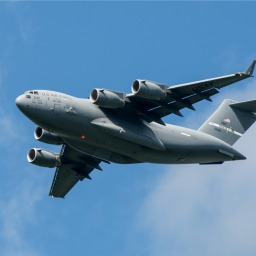
#> input picture cap8/images/plane_256x256.jpg, 256 x 256 px
$ jupyter execute --allow-errors cap8.ipynb
#> lines starting #> are read from the running program, lines starting #| are printed output that depends on the picture; after the words box and inside, x2 and y2 are one past the last pixel; in counts of white or black regions, pixels touching at a corner belong together
[cell 1]
import cv2
cv2.__version__

# 8.1

[cell 2]
# Load library
import cv2
import numpy as np
from matplotlib import pyplot as plt

# Load image as grayscale
image = cv2.imread('images/plane.jpg', cv2.IMREAD_GRAYSCALE)

#> (a cell that did not finish here is left out)

[cell 4]
# Show data type
type(image)

[cell 5]
# Show image data
image

#> (a cell that did not finish here is left out)

#> (a cell that did not finish here is left out)

[cell 8]
# Load image in color
image_bgr = cv2.imread('images/plane.jpg', cv2.IMREAD_COLOR)

# Show pixel
#> (the rest of this cell did not finish here and is left out)

#> (a cell that did not finish here is left out)

# 8.2

[cell 10]
# Load libraries
import cv2
import numpy as np
from matplotlib import pyplot as plt

# Load image as grayscale
image = cv2.imread('images/plane.jpg', cv2.IMREAD_GRAYSCALE)

# Sabe image
cv2.imwrite('images/plane_new.jpg', image)
#> Out = True

# 8.3

[cell 11]
# Load libraries
import cv2
import numpy as np
from matplotlib import pyplot as plt

# Load image as grayscale
image = cv2.imread('images/plane_256x256.jpg', cv2.IMREAD_GRAYSCALE)
#> image: shape (256, 256); min 0, max 252, mean 124.4

# Resize image to 50 pixels by 50 pixels
image_50x50 = cv2.resize(image, (50,50))

# View image
plt.imshow(image_50x50, cmap='gray'), plt.axis('off')
plt.show()

# 8.4

[cell 12]
# Load libraries
import cv2
import numpy as np
from matplotlib import pyplot as plt

# Load image in grayscale
image = cv2.imread('images/plane_256x256.jpg', cv2.IMREAD_GRAYSCALE)

# Select first half of the columns and all rows
image_cropped = image[:,:128]

# Show image
plt.imshow(image_cropped, cmap='gray'), plt.axis('off')
plt.show()

# 8.5

[cell 13]
# Load libraries
import cv2
import numpy as np
from matplotlib import pyplot as plt

# Load image as grayscale
image = cv2.imread('images/plane_256x256.jpg', cv2.IMREAD_GRAYSCALE)

# Blur image
image_blurry = cv2.blur(image, (5,5))

# Show image
plt.imshow(image_blurry, cmap='gray'), plt.axis('off')
plt.show()

[cell 14]
# Blur image
image_very_blurry = cv2.blur(image, (100,100))

# Show image
plt.imshow(image_very_blurry, cmap='gray'), plt.xticks([]), plt.yticks([])
plt.show()

[cell 15]
# Create kernel
kernel = np.ones((5,5)) / 25.0

# Show kernel
kernel

[cell 16]
# Apply kernel
image_kernel = cv2.filter2D(image, -1, kernel)

# Show image
plt.imshow(image_kernel, cmap='gray'), plt.xticks([]), plt.yticks([])
plt.show()

# 8.6

[cell 17]
# Load libraries
import cv2
import numpy as np
from matplotlib import pyplot as plt

# Load image as grayscale
image = cv2.imread('images/plane_256x256.jpg', cv2.IMREAD_GRAYSCALE)

# Create kernel
kernel = np.array(
    [
        [0, -1, 0],
        [-1, 5, -1],
        [0, -1, 0]
    ]
)

# Sharpen image
image_sharp = cv2.filter2D(image, -1, kernel)

# Show image
plt.imshow(image_sharp, cmap='gray'), plt.axis('off')
plt.show()

# 8.7

[cell 18]
# Load libraries
import cv2
import numpy as np
from matplotlib import pyplot as plt

# Load image
image = cv2.imread('images/plane_256x256.jpg', cv2.IMREAD_GRAYSCALE)

# Enhance image
image_enhanced = cv2.equalizeHist(image)
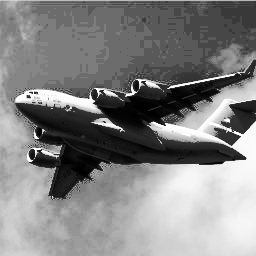
#> image_enhanced: shape (256, 256); min 0, max 255, mean 130.8

# Show image
plt.imshow(image_sharp, cmap='gray'), plt.axis('off')
plt.show()

[cell 19]
# Load image
image_bgr = cv2.imread('images/plane.jpg')

# Convert to YUV
#> (the rest of this cell did not finish here and is left out)

# 8.8

[cell 20]
# Load libraries
import cv2
import numpy as np
from matplotlib import pyplot as plt

# Load image
image_bgr = cv2.imread('images/plane_256x256.jpg')
#> image_bgr is the input picture: shape (256, 256, 3); mean B, G, R 169, 133.1, 90.5

# Convert BGR to HSV
image_hsv = cv2.cvtColor(image_bgr, cv2.COLOR_BGR2HSV)
#> image_hsv: shape (256, 256, 3); mean H, S, V 102.7, 121.2, 169.1

# Define range of blue values in HSV
lower_blue = np.array([50,100,50])
upper_blue = np.array([130,255,255])

# Create mask
mask = cv2.inRange(image_hsv, lower_blue, upper_blue)
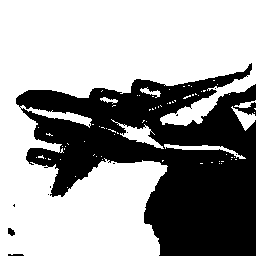
#> mask: shape (256, 256); 62.1% white; 11 black regions (8 under 20 px), largest, box (x1, y1, x2, y2) and area: (16, 63, 256, 256) 24724, (8, 228, 15, 236) 40, (8, 254, 24, 256) 29

# Mask image
image_bgr_masked = cv2.bitwise_and(image_bgr, image_bgr, mask=mask)

# Convert BGR to RGB
image_rgb = cv2.cvtColor(image_bgr_masked, cv2.COLOR_BGR2RGB)

# Show image
plt.imshow(image_rgb), plt.axis('off')
plt.show()

[cell 21]
# Show image
plt.imshow(mask), plt.axis('off')
plt.show()

# 8.9

[cell 22]
# Load libraries
import cv2
import numpy as np
from matplotlib import pyplot as plt

# Load image
image_grey = cv2.imread('images/plane_256x256.jpg', cv2.IMREAD_GRAYSCALE)

# Apply adaptive thresholding
max_output_value = 255
neighborhood_size = 99
subtract_from_mean = 10
image_binarized = cv2.adaptiveThreshold(
    image_grey, max_output_value, cv2.ADAPTIVE_THRESH_GAUSSIAN_C, cv2.THRESH_BINARY,
    neighborhood_size, subtract_from_mean
)
#> image_binarized: shape (256, 256); 82.6% white; 30 black regions (25 under 20 px), largest, box (x1, y1, x2, y2) and area: (16, 103, 247, 199) 6983, (91, 60, 256, 135) 3437, (221, 100, 256, 134) 652, (214, 128, 241, 146) 201, (133, 80, 139, 91) 50

# Show image
plt.imshow(image_binarized, cmap='gray'), plt.axis('off')
plt.show()

[cell 23]
# Apply cv2.ADAPTIVE_THRESH_MEAN_C
image_mean_threshold = cv2.adaptiveThreshold(
    image_grey, max_output_value, cv2.ADAPTIVE_THRESH_MEAN_C, cv2.THRESH_BINARY,
    neighborhood_size, subtract_from_mean
)
#> image_mean_threshold: shape (256, 256); 81.3% white; 21 black regions (16 under 20 px), largest, box (x1, y1, x2, y2) and area: (16, 60, 256, 199) 11273, (228, 100, 256, 134) 648, (215, 128, 241, 146) 197, (40, 1, 59, 3) 21, (159, 85, 165, 90) 20

# Show image
plt.imshow(image_mean_threshold, cmap='gray'), plt.axis('off')
plt.show()

# 8.10

[cell 24]
# Load libraries
import cv2
import numpy as np
from matplotlib import pyplot as plt

# Load image
image_bgr = cv2.imread('images/plane_256x256.jpg')
image_rgb = cv2.cvtColor(image_bgr, cv2.COLOR_BGR2RGB)

# Rectangle values: start x, start y, width, height
rectangle = (0, 56, 256, 150)

# Create initial mask
mask = np.zeros(image_rgb.shape[:2], np.uint8)

# Create temporary arrays used by grabCut
bgdModel = np.zeros((1, 65), np.float64)
fgdModel = np.zeros((1, 65), np.float64)

# Run grabCut
cv2.grabCut(
    image_rgb, # Our image
    mask, # The Mask
    rectangle, # Our rectangle
    bgdModel, # Temporary array for background
    fgdModel, # Temporary array for background
    5, # Number of iterations
    cv2.GC_INIT_WITH_RECT # Initiative using our rectangle
)

# Create mask where sure and likely backgrounds set to 0, otherwise 1
mask_2 = np.where((mask == 2) | (mask == 0), 0, 1).astype('uint8')

# Multiply image with new mask to subtract background
image_rgb_nobg = image_rgb * mask_2[:, :, np.newaxis]

# Show image
plt.imshow(image_rgb_nobg), plt.axis('off')
plt.show()

[cell 25]
# Show mask
plt.imshow(mask, cmap='gray'), plt.axis('off')
plt.show()

[cell 26]
# Show mask
plt.imshow(mask_2, cmap='gray'), plt.axis('off')
plt.show()

# 8.11

[cell 27]
# Load libraries
import cv2
import numpy as np
from matplotlib import pyplot as plt

# Load image
image_gray = cv2.imread('images/plane_256x256.jpg', cv2.IMREAD_GRAYSCALE)

# Calculate median intensity
median_intensity = np.median(image_gray)
#> median_intensity = 132

# Set thresholds to be one standard deviation above and below median intensity
lower_threshold = int(max(0, (1.0 - 0.33) * median_intensity))
#> lower_threshold = 88
upper_threshold = int(min(255, (1.0 + 0.33) * median_intensity))
#> upper_threshold = 175

# Apply canny edge detector
image_canny = cv2.Canny(image_gray, lower_threshold, upper_threshold)
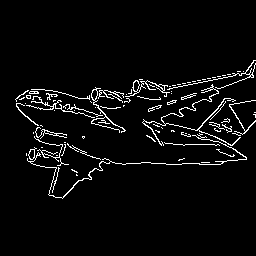
#> image_canny: shape (256, 256); 4.3% white in thin lines or dots, all inside (x1, y1, x2, y2) = (15, 60, 256, 199)

# Show image
plt.imshow(image_canny, cmap='gray'), plt.axis('off')
plt.show()

# 8.12

[cell 28]
# Load libraries
import cv2
import numpy as np
from matplotlib import pyplot as plt

# Load as grayscale
image_bgr = cv2.imread('images/plane_256x256.jpg')
image_gray = cv2.cvtColor(image_bgr, cv2.COLOR_BGR2GRAY)
image_gray = np.float32(image_gray)

# Set corner detector parameters
block_size = 2
aperture = 29
free_parameter = 0.04

# Detect corners
detector_responses = cv2.cornerHarris(image_gray, block_size, aperture, free_parameter)
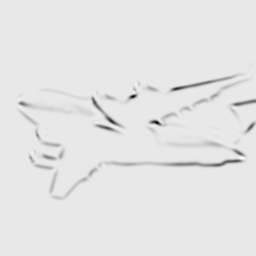
#> detector_responses: shape (256, 256) float32; min -2.98e+36, max 2.81e+35, mean -inf; drawn with min black and max white

# Large corner markers
detector_responses = cv2.dilate(detector_responses, None)

# Only keep detector responses greater than threshold, mark as white
threshold = 0.02
image_bgr[
    detector_responses > threshold * detector_responses.max()
] = [255,255,255]
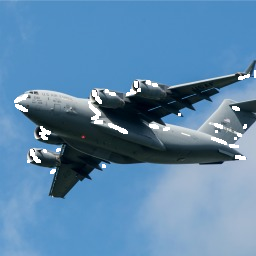
#> image_bgr: shape (256, 256, 3); 1.88% of pixels changed, all inside (x1, y1, x2, y2) = (14, 70, 256, 174)

# Convert to grayscale
image_gray = cv2.cvtColor(image_bgr, cv2.COLOR_BGR2GRAY)

# Show image
plt.imshow(image_gray, cmap='gray'), plt.axis('off')
plt.show()

[cell 29]
# Show potential corners
plt.imshow(detector_responses, cmap='gray'), plt.axis('off')
plt.show()

[cell 30]
# Load images
image_bgr = cv2.imread('images/plane_256x256.jpg')
image_gray = cv2.cvtColor(image_bgr, cv2.COLOR_BGR2GRAY)

# Number of corners to detect
corners_to_detect = 10
minimum_quality_score = 0.05
minimum_distance = 25

# Detect corners
corners = cv2.goodFeaturesToTrack(image_gray, corners_to_detect, minimum_quality_score, minimum_distance)
#> corners = [[31, 160], [100, 91], [164, 124], [245, 158], [144, 81], [33, 92], [229, 105], [43, 129], [120, 131], [55, 167]]
corners = np.float32(corners)

# Draw white circle at each corner
for corner in corners:
    x, y = corner[0]
    cv2.circle(image_bgr, (int(x),int(y)), 10, (255,255,255), -1)
#> this loop made 10 passes
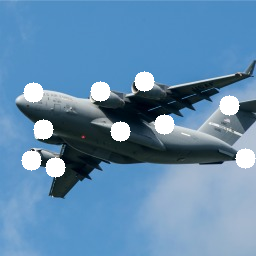
#> image_bgr: shape (256, 256, 3); 4.84% of pixels changed, all inside (x1, y1, x2, y2) = (21, 71, 256, 178)

# Convert to grayscale
image_rgb = cv2.cvtColor(image_bgr, cv2.COLOR_BGR2GRAY)
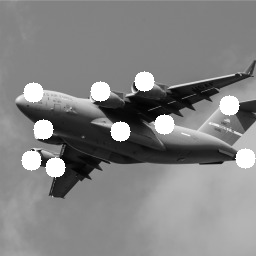
#> image_rgb: shape (256, 256); min 1, max 255, mean 131.3

# Show image
plt.imshow(image_rgb, cmap='gray'), plt.axis('off')
plt.show()

# 8.13

[cell 31]
# Load libraries
import cv2
import numpy as np
from matplotlib import pyplot as plt

# Load as grayscale
image = cv2.imread('images/plane_256x256.jpg', cv2.IMREAD_GRAYSCALE)

# Resize image to 10 pixels by 10 pixels
image_10x10 = cv2.resize(image, (10, 10))

# Convert image data to one-dimensional vector
image_10x10.flatten()
#> Out = 100 values, max 187 at index 59, min 9 at index 44, mean 125.3

[cell 32]
plt.imshow(image_10x10, cmap='gray'), plt.axis('off')
plt.show()
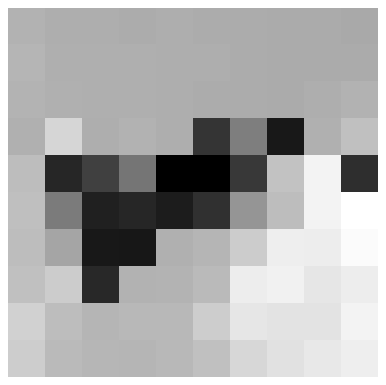
#> figure drawn by matplotlib, 1 panel

[cell 33]
image_10x10.shape
#> Out = (10, 10)

[cell 34]
image_10x10.flatten().shape
#> Out = (100,)

[cell 35]
# Load imagem in color
image_color = cv2.imread('images/plane_256x256.jpg', cv2.IMREAD_COLOR)

# Resize image to 10 pixels by 10 pixels
image_color_10x10 = cv2.resize(image_color, (10,10))

# Convert image data to one-dimensional vector, show dimensions
image_color_10x10.flatten().shape
#> Out = (300,)

[cell 36]
# Load image in grayscale
image_256x256_gray = cv2.imread('images/plane_256x256.jpg', cv2.IMREAD_GRAYSCALE)

# Convert image data to one-dimensional vector, show dimensions
image_256x256_gray.flatten().shape
#> Out = (65536,)

[cell 37]
# Load image in color
image_256x256_color = cv2.imread('images/plane_256x256.jpg', cv2.IMREAD_COLOR)

# Convert image data to one-dimensional vector, show dimensions
image_256x256_color.flatten().shape
#> Out = (196608,)

# 8.14

[cell 38]
# Load libraries
import cv2
import numpy as np
from matplotlib import pyplot as plt

# Load image as BGR
image_bgr = cv2.imread('images/plane_256x256.jpg', cv2.IMREAD_COLOR)

# Calculate the mean of each channel
channels = cv2.mean(image_bgr)
#> channels = (169, 133.1, 90.52, 0)

# Swap blue and red values (making it RGB, not BGR)
observation = np.array([(channels[2], channels[1], channels[0])])
#> observation = [[90.52, 133.1, 169]]

# Show mean channel values
observation
#> Out = [[90.52, 133.1, 169]]

[cell 39]
# Show image
plt.imshow(observation), plt.axis('off')
plt.show()
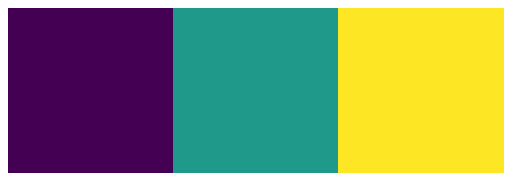
#> figure drawn by matplotlib, 1 panel

# 8.15

[cell 40]
# Load libraries
import cv2
import numpy as np
from matplotlib import pyplot as plt

# Load image
image_bgr = cv2.imread('images/plane_256x256.jpg', cv2.IMREAD_COLOR)

# Convert to RGB
image_rgb = cv2.cvtColor(image_bgr, cv2.COLOR_BGR2RGB)

# Create a list of feature values
features = []

# Calculate the histogram for each color channel
colors = ('r', 'g', 'b')

# For each channel: calculate histogram and add to feature value list
for i, channel, in enumerate(colors):
    histogram = cv2.calcHist(
        [image_rgb], # Image
        [i], # Index of channel
        None, # No mask
        [256], # Histogram size
        [0, 256] # Range
    )
    features.extend(histogram)
#> after the loop, features = 768 items, first 6: [1027], [217], [182], [146], [146], [141]

# Create a vector for an observation's feature values
observation = np.array(features).flatten()
#> observation = 768 values, max 7214 at index 709, min 0 at index 235, mean 256

# Show the observation's value for the first five features
observation[0:5]
#> Out = [1027, 217, 182, 146, 146]

[cell 41]
# Show RGB channel values
image_rgb[0,0]
#> Out = [107, 163, 212]

[cell 42]
# Import pandas
import pandas as pd

# Create some data
data = pd.Series([1, 1, 2, 2, 3, 3, 3, 4, 5])

# Show the histogram
data.hist(grid=False)
plt.show()
#> figure, not shown here; tallest bar 3 high, from x = 3 to 3.4

[cell 43]
# Calculate the histogram for each color channel
colors = ('r', 'g', 'b')

# For each channel: calculate histogram, make plot
for i, channel, in enumerate(colors):
    histogram = cv2.calcHist(
        [image_rgb], # Image
        [i], # Index of channel
        None, # No mask
        [256], # Histogram size
        [0, 256] # Range
    )
    plt.plot(histogram, color=channel)
    plt.xlim([0,256])

# Show plot
plt.show()
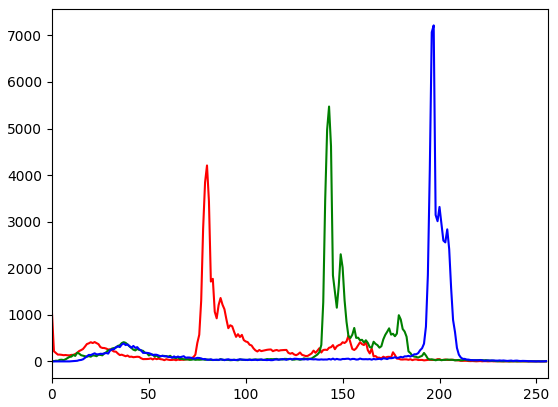
#> figure drawn by matplotlib, 1 panel; curve peaks at x = 80, y = 4207; curve peaks at x = 143, y = 5472; curve peaks at x = 197, y = 7214
